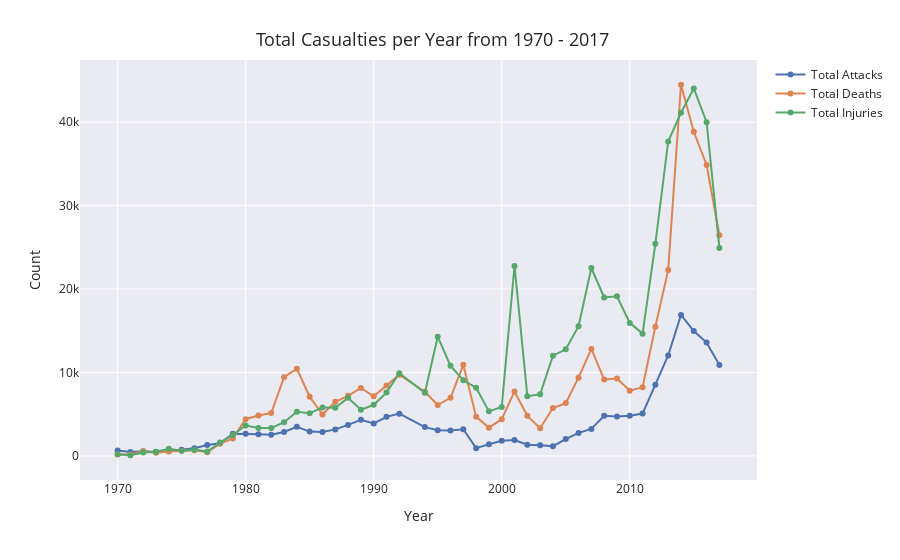

Source (notebook cell):
### Code cell
# ALL TOTAL CASUALTIES

filtered = df[['year', 'month', 'wounded', 'killed']]
grouped = df.groupby('year').agg({'month' : 'size', 'killed' : 'sum', 'wounded' : 'sum'}).astype({'killed' : int, 'wounded' : int}).rename(columns = {'month' : 'attacks'}).reset_index()

fig = px.line(template = 'seaborn')


fig.add_trace(go.Scatter(
        x = grouped['year'].values,
        y = grouped['attacks'].values,
        mode = 'markers+lines',
        name = 'Total Attacks'
    ))


fig.add_trace(go.Scatter(
        x = grouped['year'].values,
        y = grouped['killed'].values,
        mode = 'markers+lines',
        name = 'Total Deaths'
    ))


fig.add_trace(go.Scatter(
        x = grouped['year'].values,
        y = grouped['wounded'].values,
        mode = 'markers+lines',
        name = 'Total Injuries'
    ))

fig.update_traces(mode="markers+lines", hovertemplate = None)

fig.update_xaxes(showspikes=True, spikecolor="red", spikemode = 'across', spikethickness=2.5)
fig.update_yaxes(showspikes=True, spikecolor="black", spikemode = 'across', spikethickness=2.5)

fig.update_layout(hovermode="x unified", hoverlabel=dict(bgcolor="white", font_size=12), height = 500,
                 title = {'text' : 'Total Casualties per Year from 1970 - 2017', 'x' : 0.48, 'y' : 0.94, 'font_size' : 18},
                 xaxis_title="Year",
                 yaxis_title="Count")


fig.show()

### Figure 1 — Plotly figure (JSON) as saved in the notebook; plotly's stock layout.template omitted (floating-point values rounded to 4 significant figures)
{"data": [{"mode": "markers+lines", "name": "Total Attacks", "type": "scatter", "x": [1970, 1971, 1972, 1973, 1974, 1975, 1976, 1977, 1978, 1979, 1980, 1981, 1982, 1983, 1984, 1985, 1986, 1987, 1988, 1989, 1990, 1991, 1992, 1994, 1995, 1996, 1997, 1998, 1999, 2000, 2001, 2002, 2003, 2004, 2005, 2006, 2007, 2008, 2009, 2010, 2011, 2012, 2013, 2014, 2015, 2016, 2017], "y": [651, 471, 568, 473, 581, 740, 923, 1319, 1526, 2662, 2662, 2586, 2544, 2870, 3495, 2915, 2860, 3183, 3721, 4324, 3887, 4683, 5071, 3456, 3081, 3058, 3197, 934, 1395, 1814, 1906, 1333, 1278, 1166, 2017, 2758, 3242, 4805, 4721, 4826, 5076, 8522, 12036, 16903, 14965, 13587, 10900]}, {"mode": "markers+lines", "name": "Total Deaths", "type": "scatter", "x": [1970, 1971, 1972, 1973, 1974, 1975, 1976, 1977, 1978, 1979, 1980, 1981, 1982, 1983, 1984, 1985, 1986, 1987, 1988, 1989, 1990, 1991, 1992, 1994, 1995, 1996, 1997, 1998, 1999, 2000, 2001, 2002, 2003, 2004, 2005, 2006, 2007, 2008, 2009, 2010, 2011, 2012, 2013, 2014, 2015, 2016, 2017], "y": [174, 173, 566, 370, 539, 617, 674, 456, 1459, 2100, 4400, 4851, 5136, 9444, 10450, 7094, 4976, 6482, 7208, 8152, 7148, 8429, 9742, 7690, 6103, 6966, 10924, 4688, 3393, 4403, 7729, 4805, 3317, 5743, 6331, 9380, 12824, 9157, 9273, 7827, 8246, 15497, 22273, 44490, 38853, 34871, 26445]}, {"mode": "markers+lines", "name": "Total Injuries", "type": "scatter", "x": [1970, 1971, 1972, 1973, 1974, 1975, 1976, 1977, 1978, 1979, 1980, 1981, 1982, 1983, 1984, 1985, 1986, 1987, 1988, 1989, 1990, 1991, 1992, 1994, 1995, 1996, 1997, 1998, 1999, 2000, 2001, 2002, 2003, 2004, 2005, 2006, 2007, 2008, 2009, 2010, 2011, 2012, 2013, 2014, 2015, 2016, 2017], "y": [212, 82, 409, 495, 865, 617, 756, 518, 1600, 2506, 3645, 3337, 3342, 4047, 5291, 5130, 5814, 5775, 6960, 5539, 6128, 7591, 9915, 7569, 14292, 10795, 9072, 8183, 5341, 5869, 22774, 7162, 7384, 12022, 12784, 15550, 22524, 18998, 19138, 15947, 14659, 25445, 37688, 41128, 44043, 40001, 24927]}], "layout": {"autosize": true, "hoverlabel": {"bgcolor": "white", "font": {"size": 12}}, "hovermode": "x unified", "legend": {"tracegroupgap": 0}, "margin": {"t": 60}, "title": {"font": {"size": 18}, "text": "Total Casualties per Year from 1970 - 2017", "x": 0.48, "y": 0.94}, "xaxis": {"anchor": "y", "autorange": true, "domain": [0, 1], "range": [1967.0, 2020.0], "showspikes": true, "spikecolor": "red", "spikemode": "across", "spikethickness": 2.5, "title": {"text": "Year"}, "type": "linear"}, "yaxis": {"anchor": "x", "autorange": true, "domain": [0, 1], "range": [-2970.0, 47540.0], "showspikes": true, "spikecolor": "black", "spikemode": "across", "spikethickness": 2.5, "title": {"text": "Count"}, "type": "linear"}}}
